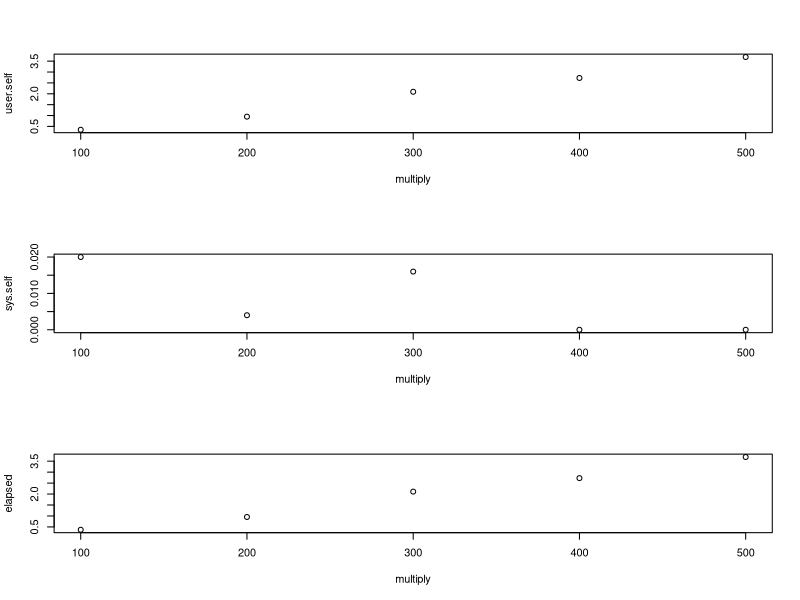

Generate this figure with R:

#function for creating and expanding dataset
dataEXP <- function(multiply , data){
    df <- data.frame()
    i = 1
    while(i < ( multiply + 1 )){
        df <- rbind.data.frame(df,data)
        i <- i + 1
    }
    return(df)
}

#function for creating an iterating variable by 100
iterateBYHUNDRED <- function(end){
    x <- c()
    for(i in 1:end){
        x <- c(x,100*i)
    }
    return(x)
}


#function for fitting a glm and getting performance data output
extraCGLMtPERFORMACE <- function(){
    perf <- data.frame()
    for(i in 1:length(iterator <- iterateBYHUNDRED(end = 5))){
        ptm <- proc.time()
        model <- glm(mpg ~ ., family = gaussian, data = dataEXP(multiply = iterator[i], data = mtcars))
        perf <- rbind(perf, cbind(
            multiply = iterator[i]
            ,user.self = (proc.time() - ptm)[[1]]
            ,sys.self = (proc.time() - ptm)[[2]]
            ,elapsed = (proc.time() - ptm)[[3]]
        )
        )
    }
    return(perf)
}


#function for plotting GLM Performance measures
plotDATA <- function(xaxis, data){
    par(mfrow=c((length(colnames(data))-1),1))
    for(i in 1:(length(colnames(data))-1)){
        plot(data[[(colnames(data)[!colnames(data)%in%xaxis])[i]]] ~ data[[xaxis]]
             , ylab = (colnames(data)[!colnames(data)%in%xaxis])[i]
             , xlab = xaxis)
    }  
}

#function to wrap everthing up
plotDATA(xaxis = "multiply", data = extraCGLMtPERFORMACE())
